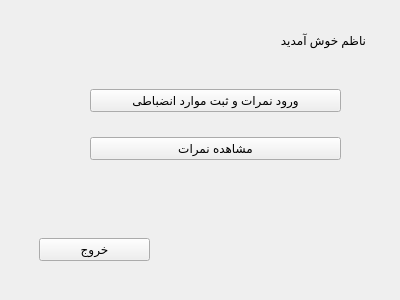
<?xml version="1.0" encoding="UTF-8"?>
<ui version="4.0">
 <class>Nazem1</class>
 <widget class="QWidget" name="Nazem1">
  <property name="geometry">
   <rect>
    <x>0</x>
    <y>0</y>
    <width>400</width>
    <height>300</height>
   </rect>
  </property>
  <property name="windowTitle">
   <string>Form</string>
  </property>
  <widget class="QWidget" name="verticalLayoutWidget">
   <property name="geometry">
    <rect>
     <x>90</x>
     <y>70</y>
     <width>251</width>
     <height>111</height>
    </rect>
   </property>
   <layout class="QVBoxLayout" name="verticalLayout">
    <item>
     <widget class="QPushButton" name="pushButton_2">
      <property name="text">
       <string>ورود نمرات و ثبت موارد انضباطی</string>
      </property>
     </widget>
    </item>
    <item>
     <widget class="QPushButton" name="pushButton">
      <property name="text">
       <string>مشاهده نمرات</string>
      </property>
     </widget>
    </item>
   </layout>
  </widget>
  <widget class="QWidget" name="horizontalLayoutWidget">
   <property name="geometry">
    <rect>
     <x>39</x>
     <y>229</y>
     <width>111</width>
     <height>41</height>
    </rect>
   </property>
   <layout class="QHBoxLayout" name="horizontalLayout">
    <item>
     <widget class="QPushButton" name="pushButton_3">
      <property name="text">
       <string>خروج</string>
      </property>
     </widget>
    </item>
   </layout>
  </widget>
  <widget class="QLabel" name="label">
   <property name="geometry">
    <rect>
     <x>255</x>
     <y>30</y>
     <width>111</width>
     <height>20</height>
    </rect>
   </property>
   <property name="text">
    <string>ناظم خوش آمدید</string>
   </property>
  </widget>
 </widget>
 <resources/>
 <connections/>
</ui>
